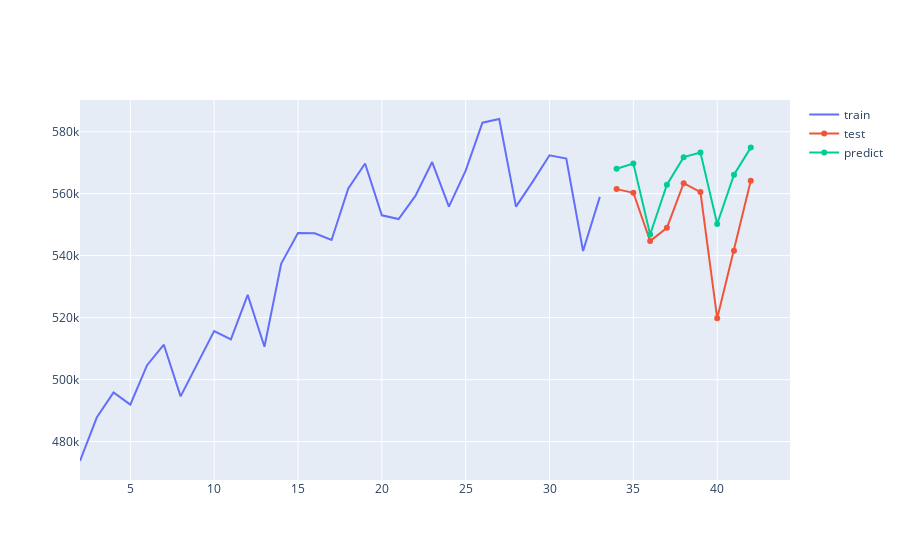

Notebook code cell kept with this figure:
### Code cell
predict_st = res_st.get_forecast(test.shape[0]).summary_frame()

fig = go.Figure()
fig.add_traces(go.Scatter(x=train.index, y=train.population, name='train'))
fig.add_traces(go.Scatter(x=test.index, y=test.population, name = 'test'))
fig.add_traces(go.Scatter(x=predict_st.index, y=predict_st['mean'], name = 'predict'))
fig.show()

rmse = np.sqrt(mean_squared_error(test['population'], predict_st['mean']))
print('RMSE:%.3f' % (rmse))

### Figure 1 — Plotly figure (JSON) as saved in the notebook; plotly's stock layout.template omitted (floating-point values rounded to 4 significant figures)
{"data": [{"name": "train", "type": "scatter", "x": [2, 3, 4, 5, 6, 7, 8, 9, 10, 11, 12, 13, 14, 15, 16, 17, 18, 19, 20, 21, 22, 23, 24, 25, 26, 27, 28, 29, 30, 31, 32, 33], "y": [473700.0, 487800.0, 495900.0, 491900.0, 504700.0, 511300.0, 494600.0, 505400.0, 515700.0, 513000.0, 527326, 510600.0, 537400.0, 547300.0, 547200.0, 545000.0, 561700.0, 569700.0, 553000.0, 551800.0, 559300.0, 570200.0, 555800.0, 567400.0, 582900.0, 584100.0, 555800.0, 563900.0, 572400.0, 571300.0, 541500.0, 559000.0]}, {"name": "test", "type": "scatter", "x": [34, 35, 36, 37, 38, 39, 40, 41, 42], "y": [561500.0, 560300.0, 544700.0, 549000.0, 563400.0, 560500.0, 519800.0, 541600.0, 564100.0]}, {"name": "predict", "type": "scatter", "x": [34, 35, 36, 37, 38, 39, 40, 41, 42], "y": [568100.0, 569700.0, 546800.0, 562900.0, 571800.0, 573300.0, 550200.0, 566100.0, 574900.0]}], "layout": {"autosize": true, "xaxis": {"autorange": true, "range": [2, 44.25], "type": "linear"}, "yaxis": {"autorange": true, "range": [467600.0, 590200.0], "type": "linear"}}}
